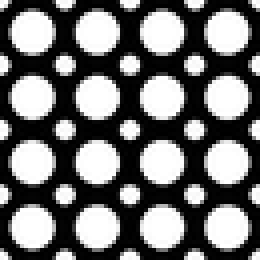
#> input picture hw2/polka.png, 65 x 65 px, shrunk from 128 x 128 before the run (shown 4 times larger)
$ python blob_detection.py   (older library calls are emulated)
#> lines starting #> are read from the running program, lines starting #| are printed output that depends on the picture
### hw2/common.py
import numpy as np
from matplotlib import pyplot as plt
from PIL import Image


def read_img(path, greyscale=True):
    img = Image.open(path)
    if greyscale:
        img = img.convert('L')
    else:
        img = img.convert('RGB')
    return np.array(img).astype(np.float)


# [7 lines left out: function save_img, not called in this run]


def find_maxima(scale_space, k_xy=5, k_s=1):
    """
    Extract the peak x,y locations from scale space

    Input
      scale_space: Scale space of size HxWxS
      k: neighborhood in x and y
      ks: neighborhood in scale

    Output
      list of (x,y) tuples; x<W and y<H
    """
    if len(scale_space.shape) == 2:
        scale_space = scale_space[:, :, None]

    H, W, S = scale_space.shape
    maxima = []
    for i in range(H):
        for j in range(W):
            for s in range(S):
                # extracts a local neighborhood of max size
                # (2k_xy+1, 2k_xy+1, 2k_s+1)
                neighbors = scale_space[max(0, i - k_xy):min(i + k_xy + 1, H),
                                        max(0, j - k_xy):min(j + k_xy + 1, W),
                                        max(0, s - k_s):min(s + k_s + 1, S)]
                mid_pixel = scale_space[i, j, s]
                num_neighbors = np.prod(neighbors.shape) - 1
                # if mid_pixel > all the neighbors; append maxima
                if np.sum(mid_pixel < neighbors) == num_neighbors:
                    maxima.append((i, j, s))
    return maxima


def visualize_scale_space(scale_space, min_sigma, k, file_path=None):
    """
    Visualizes the scale space

    Input
      scale_space: scale space of size HxWxS
      min_sigma: the minimum sigma used
      k: the sigma multiplier
    """
    if len(scale_space.shape) == 2:
        scale_space = scale_space[:, :, None]
    H, W, S = scale_space.shape

    # number of subplots
    p_h = int(np.floor(np.sqrt(S)))
    p_w = int(np.ceil(S / p_h))
    for i in range(S):
        plt.subplot(p_h, p_w, i + 1)
        plt.axis('off')
        plt.title('{:.1f}:{:.1f}'.format(min_sigma * k**i,
                                         min_sigma * k**(i + 1)))
        plt.imshow(scale_space[:, :, i])

    # plot or save to fig
    if file_path:
        plt.savefig(file_path, dpi=300)
    else:
        plt.show()


def visualize_maxima(image, maxima, min_sigma, k, file_path=None):
    """
    Visualizes the maxima on a given image

    Input
      image: image of size HxW
      maxima: list of (x,y) tuples; x<W, y<H
      file_path: path to save image. if None, display to screen
    Output-   None
    """
    H, W = image.shape
    fig, ax = plt.subplots(1)
    ax.imshow(image)
    for maximum in maxima:
        y, x, s = maximum
        assert x < W and y < H and x >= 0 and y >= 0
        radius = np.sqrt(2) * min_sigma * (k**s)
        # radius = 1
        circ = plt.Circle((x, y), radius, color='r', fill=False)
        ax.add_patch(circ)

    if file_path:
        plt.savefig(file_path)
    else:
        plt.show()

### hw2/blob_detection.py
import os

import numpy as np
import scipy.ndimage
# Use scipy.ndimage.convolve() for convolution.
# Use same padding (mode = 'reflect'). Refer docs for further info.

from common import (find_maxima, read_img, visualize_maxima,
                    visualize_scale_space)

def gaussian_kernel_generator(sigma, size=(3,3)):
    output = np.zeros(size)
    H = size[0]
    W = size[1]
    m = H//2
    n = W//2
    for i in range(-m, m+1):
        for j in range(-n, n+1):
            output[i+m,j+n] = (1.0/(2*(np.pi)*(sigma**2)))*np.exp(-((i**2) + (j**2))/(2*(sigma**2)))
    #smoothing filter
    output_sum = np.sum(output)
    output = output/output_sum
    return output

def gaussian_filter(image, sigma):
    """
    Given an image, apply a Gaussian filter with the input kernel size
    and standard deviation

    Input
      image: image of size HxW
      sigma: scalar standard deviation of Gaussian Kernel

    Output
      Gaussian filtered image of size HxW
    """
    H, W = image.shape
    # -- good heuristic way of setting kernel size
    kernel_size = int(2 * np.ceil(2 * sigma) + 1)
    # Ensure that the kernel size isn't too big and is odd
    kernel_size = min(kernel_size, min(H, W) // 2)
    if kernel_size % 2 == 0:
        kernel_size = kernel_size + 1
    # TODO implement gaussian filtering of size kernel_size x kernel_size
    # Similar to Corner detection, use scipy's convolution function.
    # Again, be consistent with the settings (mode = 'reflect').
    kernel = gaussian_kernel_generator(sigma, (kernel_size,kernel_size))
    output = scipy.ndimage.convolve(image, kernel, mode='reflect')
    return output


def main():
    image = read_img('polka.png')
#> in read_img, img is the input picture: PIL image 65x65 L; min 0, max 255, mean 114.9
    # import pdb; pdb.set_trace()
    # Create directory for polka_detections
    if not os.path.exists("./polka_detections"):
        os.makedirs("./polka_detections")

    # -- TODO Task 7: Single-scale Blob Detection --

    # (a), (b): Detecting Polka Dots
    # First, complete gaussian_filter()
    print("Detecting small polka dots")
    # -- Detect Small Circles
    sigma_1 = 4.5/np.sqrt(2)
    sigma_2 = 1.5*sigma_1
    gauss_1 = gaussian_filter(image, sigma_1)  # to implement
    gauss_2 = gaussian_filter(image, sigma_2)  # to implement

    # calculate difference of gaussians
    DoG_small = gauss_2 - gauss_1  # to implement
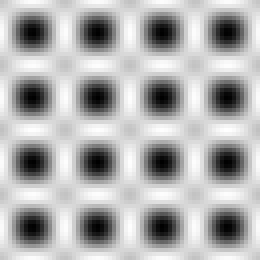
#> DoG_small: shape (65, 65) float64 (shown 4 times larger); min -64.07, max 28.67, mean 0; drawn with min black and max white

    # visualize maxima
    maxima = find_maxima(DoG_small, k_xy=10)
#> after the loop in find_maxima, `for i in range(H):`: maxima = [(8, 8, 0), (8, 24, 0), (8, 40, 0), (8, 56, 0), (24, 8, 0), (24, 24, 0), (24, 40, 0), (24, 56, 0), (40, 8, 0), (40, 24, 0), (40, 40, 0), (40, 56, 0), (56, 8, 0), (56, 24, 0), (56, 40, 0), (56, 56, 0)]
    visualize_scale_space(DoG_small, sigma_1, sigma_2 / sigma_1,
                          './polka_detections/polka_small_DoG.png')
#> in visualize_scale_space, `H, W, S = scale_space.shape`: H = 65; S = 1
    visualize_maxima(image, maxima, sigma_1, sigma_2 / sigma_1,
                     './polka_detections/polka_small.png')
#> in visualize_maxima, `H, W = image.shape`: H = 65
#> the loop in visualize_maxima, `for maximum in maxima:` made 16 passes
#> (maximum, y, x) on passes 1 to 12: ((8, 8, 0), 8, 8), ((8, 24, 0), 8, 24), ((8, 40, 0), 8, 40), ((8, 56, 0), 8, 56), ((24, 8, 0), 24, 8), ((24, 24, 0), 24, 24), ((24, 40, 0), 24, 40), ((24, 56, 0), 24, 56), ((40, 8, 0), 40, 8), ((40, 24, 0), 40, 24), ((40, 40, 0), 40, 40), ((40, 56, 0), 40, 56)
#> in visualize_maxima, `plt.savefig(file_path)`:
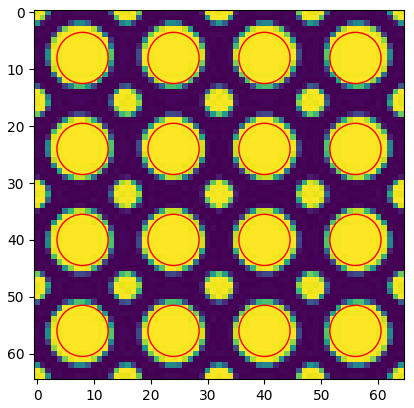
#> figure drawn by matplotlib, 1 panel

    # -- Detect Large Circles
    print("Detecting large polka dots")
    sigma_1 = 11/np.sqrt(2)
    sigma_2 = 1.6*sigma_1
    gauss_1 = gaussian_filter(image, sigma_1)  # to implement
#> call 3 of gaussian_filter, with sigma = 7.78
#> in gaussian_filter (call 3), `kernel_size = min(kernel_size, min(H, W) // 2)`: kernel_size = 32
#> in gaussian_filter (call 3), `kernel_size = kernel_size + 1`: kernel_size = 33
#> in gaussian_filter (call 3), `kernel = gaussian_kernel_generator(sigma, (kernel_size,kernel_size))`:
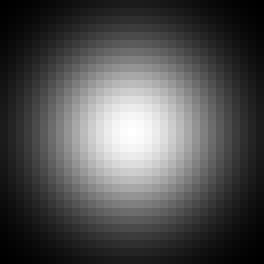
#> kernel: shape (33, 33) float64 (shown 8 times larger); min 4.09e-05, max 0.00282, mean 0.000918; drawn with min black and max white
    gauss_2 = gaussian_filter(image, sigma_2)  # to implement

    # calculate difference of gaussians
    DoG_large = gauss_2 - gauss_1  # to implement
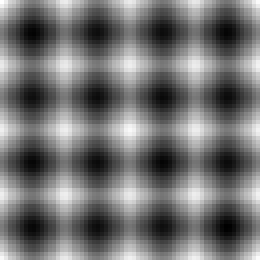
#> DoG_large: shape (65, 65) float64 (shown 4 times larger); min -1.94, max 2.38, mean -4.09e-14; drawn with min black and max white

    # visualize maxima
    # Value of k_xy is a sugguestion; feel free to change it as you wish.
    maxima = find_maxima(DoG_large, k_xy=10)
    visualize_scale_space(DoG_large, sigma_1, sigma_2 / sigma_1,
                          './polka_detections/polka_large_DoG.png')
#> call 2 of visualize_scale_space, with min_sigma = 7.78, k = 1.6, file_path = './polka_detections/polka_large_DoG.png'
#> in visualize_scale_space (call 2), `plt.savefig(file_path, dpi=300)`:
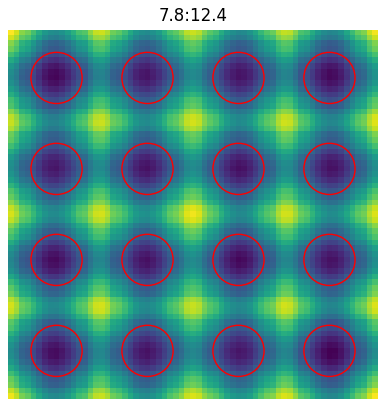
#> figure drawn by matplotlib, 1 panel
    visualize_maxima(image, maxima, sigma_1, sigma_2 / sigma_1,
                     './polka_detections/polka_large.png')
#> the loop in visualize_maxima (call 2), `for maximum in maxima:` made 16 passes


    # # -- TODO Task 8: Cell Counting --
    print("Detecting cells")
    image1 = read_img('./cells/043cell.png')
#> call 2 of read_img, with path = './cells/043cell.png', greyscale = True
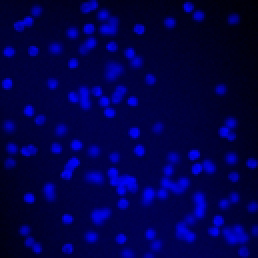
#> input picture hw2/cells/043cell.png, 129 x 129 px, shrunk from 256 x 256 before the run (shown 2 times larger)
#> in read_img, img is the input picture: PIL image 129x129 RGB; mean R, G, B 0.4, 0.5, 76
#> in read_img (call 2), `img = img.convert('L')`:
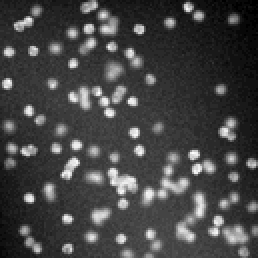
#> img: PIL image 129x129 L (shown 2 times larger); min 1, max 31, mean 9; drawn with min black and max white
    image2 = read_img('./cells/057cell.png')
    image3 = read_img('./cells/061cell.png')
    image4 = read_img('./cells/166cell.png')

    # Detect the cells in any four (or more) images from vgg_cells
    # Create directory for cell_detections
    if not os.path.exists("./cell_detections"):
        os.makedirs("./cell_detections")

    #image1

    sigma_1 = 5.0/np.sqrt(2)
    sigma_2 = 7.0*sigma_1
    gauss_1 = gaussian_filter(image1, sigma_1)
    gauss_2 = gaussian_filter(image1, sigma_2)

    # calculate difference of gaussians
    DoG_043 = gauss_2 - gauss_1  # to implement

    # visualize maxima
    # Value of k_xy is a sugguestion; feel free to change it as you wish.
    maxima = find_maxima(DoG_043, k_xy=7)
    print("There are",len(maxima), "cells being detected")
    visualize_scale_space(DoG_043, sigma_1, sigma_2 / sigma_1,
                          './cell_detections/cell_detections_DoG_043.png')
    visualize_maxima(image1, maxima, sigma_1, sigma_2 / sigma_1,
                     './cell_detections/cell_detections_043.png')

    #image2

    sigma_1 = 3.0/np.sqrt(2)
    sigma_2 = 8.3*sigma_1
    gauss_1 = gaussian_filter(image2, sigma_1)
    gauss_2 = gaussian_filter(image2, sigma_2)

    # calculate difference of gaussians
    DoG_057 = gauss_2 - gauss_1  # to implement

    # visualize maxima
    # Value of k_xy is a sugguestion; feel free to change it as you wish.
    maxima = find_maxima(DoG_057, k_xy=7)
    print("There are",len(maxima), "cells being detected")
    visualize_scale_space(DoG_057, sigma_1, sigma_2 / sigma_1,
                          './cell_detections/cell_detections_DoG_057.png')
    visualize_maxima(image2, maxima, sigma_1, sigma_2 / sigma_1,
                     './cell_detections/cell_detections_057.png')

    #image3

    sigma_1 = 5.0/np.sqrt(2)
    sigma_2 = 6.9*sigma_1
    gauss_1 = gaussian_filter(image3, sigma_1)
    gauss_2 = gaussian_filter(image3, sigma_2)

    # calculate difference of gaussians
    DoG_061 = gauss_2 - gauss_1  # to implement

    # visualize maxima
    # Value of k_xy is a sugguestion; feel free to change it as you wish.
    maxima = find_maxima(DoG_061, k_xy=11)
    print("There are",len(maxima), "cells being detected")
    visualize_scale_space(DoG_061, sigma_1, sigma_2 / sigma_1,
                          './cell_detections/cell_detections_DoG_061.png')
    visualize_maxima(image3, maxima, sigma_1, sigma_2 / sigma_1,
                     './cell_detections/cell_detections_061.png')

    #image4

    sigma_1 = 5.0/np.sqrt(2)
    sigma_2 = 5.9*sigma_1
    gauss_1 = gaussian_filter(image4, sigma_1)
    gauss_2 = gaussian_filter(image4, sigma_2)

    # calculate difference of gaussians
    DoG_166 = gauss_2 - gauss_1  # to implement

    # visualize maxima
    # Value of k_xy is a sugguestion; feel free to change it as you wish.
    maxima = find_maxima(DoG_166, k_xy=6)
    print("There are",len(maxima), "cells being detected")
    visualize_scale_space(DoG_166, sigma_1, sigma_2 / sigma_1,
                          './cell_detections/cell_detections_DoG_166.png')
    visualize_maxima(image4, maxima, sigma_1, sigma_2 / sigma_1,
                     './cell_detections/cell_detections_166.png')


if __name__ == '__main__':
#> (the run stopped early here; a loop or call above may not have finished)
